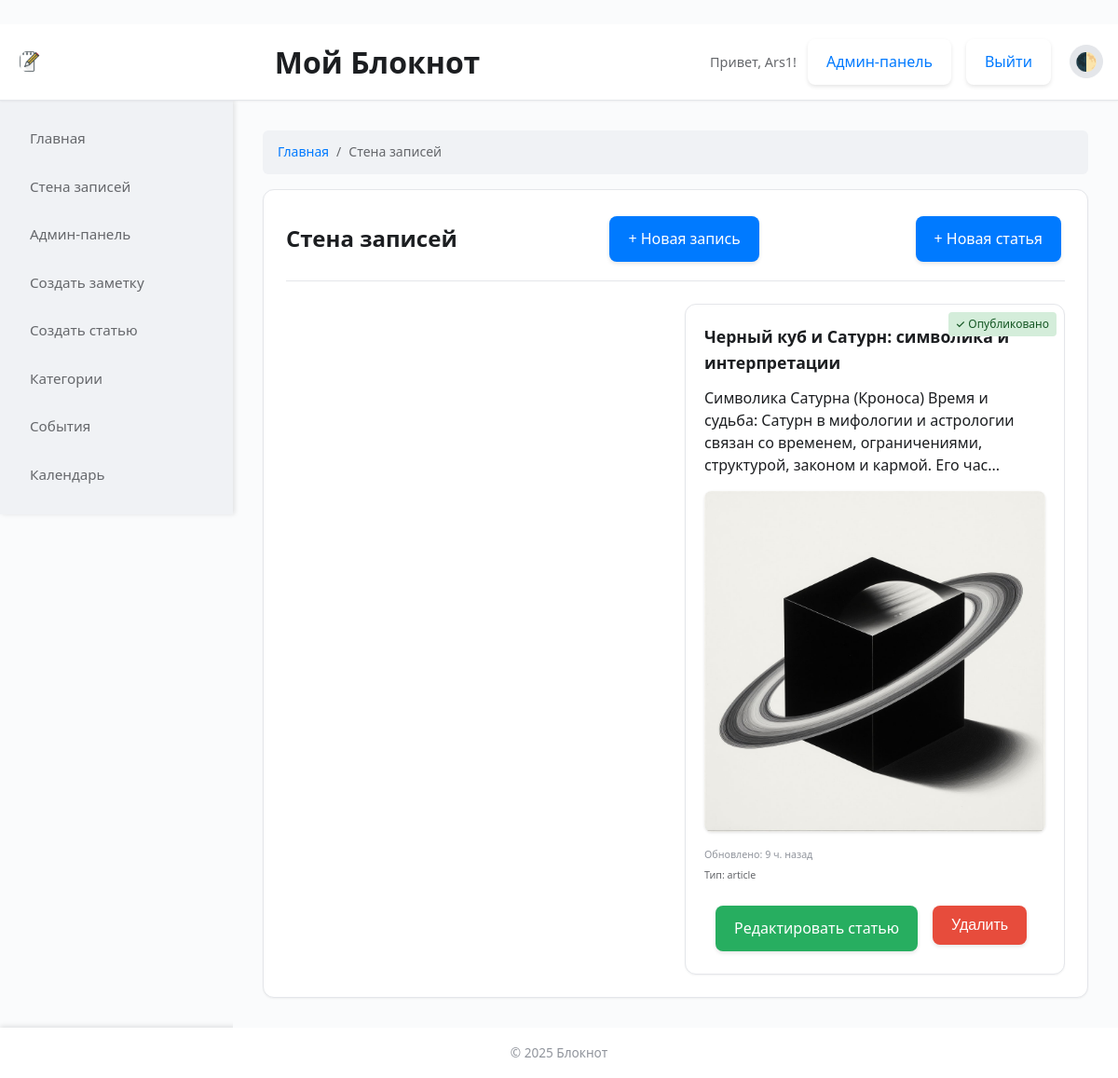
Page /wall (signed in) on the committed database.
### models.py (models this page shows, shortened)
class User(UserMixin, db.Model):
    id = db.Column(db.Integer, primary_key=True)
    username = db.Column(db.String(80), unique=True, nullable=False)
    password_hash = db.Column(db.String(120), nullable=False)
    is_admin = db.Column(db.Boolean, default=False) # По умолчанию False

class Note(db.Model):
    id = db.Column(db.Integer, primary_key=True)
    title = db.Column(db.String(200), nullable=True)
    content = db.Column(db.Text, nullable=True)
    full_content = db.Column(db.Text, nullable=True) # Полный HTML-контент статьи
    image_filename = db.Column(db.String(200), nullable=True)
    created_at = db.Column(db.DateTime, default=datetime.utcnow)
    updated_at = db.Column(db.DateTime, default=datetime.utcnow, onupdate=datetime.utcnow)
    note_type = db.Column(db.String(20), default='note') # 'note', 'list', 'image_note', 'article'
    tags = db.Column(db.String(500), nullable=True)
    background_color = db.Column(db.String(20), default='white')
    summary = db.Column(db.Text, nullable=True) # Краткое описание статьи
    preview_image = db.Column(db.String(200), nullable=True) # Изображение превью статьи
    category_ids = db.Column(db.String(200), nullable=True)
    is_published = db.Column(db.Boolean, default=False) # По умолчанию False
    user_id = db.Column(db.Integer, db.ForeignKey('user.id'), nullable=False)
    user = db.relationship('User', backref=db.backref('notes', lazy=True))

### app.py (the view, shortened to what this page needs)
@app.route('/wall')
def wall():
    page = request.args.get('page', 1, type=int)
    if current_user.is_authenticated and current_user.is_admin:
        query = Note.query.order_by(Note.updated_at.desc())
    else:
        query = Note.query.filter_by(is_published=True).order_by(Note.updated_at.desc())
    category_id = request.args.get('category', type=int)
    tag_filter = request.args.get('tag', '')
    type_filter = request.args.get('type', '')
    search_query = request.args.get('search', '')
    if category_id:
        query = query.filter(Note.category_ids.contains(str(category_id)))
    if tag_filter:
        query = query.filter(Note.tags.contains(tag_filter))
    if type_filter:
        query = query.filter(Note.note_type == type_filter)
    per_page = 10
    pagination_wall = query.paginate(page=page, per_page=per_page, error_out=False)
    all_notes = pagination_wall.items
    categories = Category.query.all()
    all_tags = set()
    for note in all_notes:
        if note.tags:
            all_tags.update(tag.strip() for tag in note.tags.split(','))
    return render_template('wall.html', notes=all_notes, categories=categories, all_tags=all_tags, is_admin=current_user.is_authenticated and current_user.is_admin, pagination=pagination_wall)

### app.py (called while the page is built)
@login_manager.user_loader
def load_user(user_id):
    return User.query.get(int(user_id))

@app.template_filter('time_ago')
def time_ago_filter(dt):
    if not dt:
        return "Неизвестно"
    now = datetime.utcnow()
    diff = now - dt
    if diff.days > 0:
        return f"{diff.days} дн. назад"
    elif diff.seconds >= 3600:
        hours = diff.seconds // 3600
        return f"{hours} ч. назад"
    elif diff.seconds >= 60:
        minutes = diff.seconds // 60
        return f"{minutes} мин. назад"
    else:
        return "Только что"

### templates/wall.html (shortened to what this page needs)
{% extends "base.html" %}
{% block sidebar %}
    {% include 'sidebar.html' %}
{% endblock %}
{% block breadcrumbs %}
<nav aria-label="breadcrumb">
    <ol class="breadcrumb">
        <li class="breadcrumb-item"><a href="{{ url_for('index') }}">Главная</a></li>
        <li class="breadcrumb-item active" aria-current="page">Стена записей</li>
    </ol>
</nav>
{% endblock %}
{% block content %}
<div class="content-card">
    <div class="card-header">
        <h2>Стена записей</h2>
        {% if is_admin %}
            <a href="{{ url_for('create_note') }}" class="btn btn-primary">+ Новая запись</a>
            <a href="{{ url_for('create_article') }}" class="btn btn-primary">+ Новая статья</a>
        {% endif %}
    </div>
    {% if notes %}
        <div class="notes-list">
        {% for note in notes %}
            <a href="
                {% if note.note_type == 'article' %}
                    {{ url_for('read_article', id=note.id) }}
                {% else %}
                    {{ url_for('view_note', id=note.id) if is_admin else '#' }}
                {% endif %}
            " class="note-card-link" {% if note.note_type != 'article' and not is_admin %}onclick="return false;" style="pointer-events: none; text-decoration: none; color: inherit;" {% endif %}>
                <div class="note-card" style="background-color: {{ note.background_color or 'white' }};">
                    {% if note.is_published %}
                        <span class="published-indicator">✓ Опубликовано</span>
                    {% else %}
                        <span class="unpublished-indicator">○ Не опубликовано</span>
                    {% endif %}
                    {% if note.title %}
                        <h3>{{ note.title }}</h3>
                    {% endif %}
                    {% if note.note_type == 'article' %}
                        {% if note.summary %}
                            <p class="article-summary">{{ note.summary[:150] }}{% if note.summary|length > 150 %}...{% endif %}</p>
                        {% elif note.full_content %}
                            <p class="article-preview">{{ note.full_content|striptags|truncate(150, True) }}</p>
                        {% endif %}
                        {% if note.preview_image %}
                            <div class="article-preview-image">
                                <img src="{{ url_for('static', filename='uploads/' + note.preview_image) }}" alt="Превью статьи" style="max-width: 100%;">
                            </div>
                        {% endif %}
                    {% endif %}
                    <p class="note-date"><small>Обновлено: {{ note.updated_at | time_ago }}</small></p>
                    <p class="note-type"><small>Тип: {{ note.note_type }}</small></p>
                    {% if is_admin %}
                        <div class="note-actions">
                            {% if note.note_type == 'article' %}
                                <a href="{{ url_for('edit_article', id=note.id) }}" class="btn btn-edit">Редактировать статью</a>
                            {% else %}
                                <a href="{{ url_for('edit_note', id=note.id) }}" class="btn btn-edit">Редактировать</a>
                            {% endif %}
                            <form action="{{ url_for('delete_note', id=note.id) }}" method="POST" style="display:inline;">
                                <button type="submit" class="btn btn-delete" onclick="return confirm('Удалить запись?')">Удалить</button>
                            </form>
                        </div>
                    {% endif %}
                </div>
            </a>
        {% endfor %}
        </div>
    {% else %}
        <p>Записей не найдено.</p>
    {% endif %}
</div>
{% endblock %}

### templates/base.html (shortened to what this page needs)
<!DOCTYPE html>
<html lang="ru">
<head>
    <link rel="stylesheet" href="{{ url_for('static', filename='css/style.css') }}">
    <link rel="stylesheet" href="{{ url_for('static', filename='izitoast/iziToast.min.css') }}">
</head>
<body>
    <header class="app-header">
        <div class="app-header-content">
            <img src="{{ url_for('static', filename='icons/note-1.png') }}" alt="Логотип" class="app-logo">
            <h1>Мой Блокнот</h1>
            <div class="auth-info">
                {% if current_user.is_authenticated %}
                    <span>Привет, {{ current_user.username }}!</span>
                    {% if current_user.is_admin %}
                        <a href="{{ url_for('admin_index') }}" class="btn btn-auth btn-auth-secondary">Админ-панель</a>
                    {% endif %}
                    <a href="{{ url_for('logout') }}" class="btn btn-auth btn-auth-secondary">Выйти</a>
                {% else %}
                    <a href="{{ url_for('login') }}" class="btn btn-auth btn-auth-secondary">Войти</a>
                    <a href="{{ url_for('register') }}" class="btn btn-auth btn-auth-primary">Регистрация</a>
                {% endif %}
                <button class="theme-toggle-btn" onclick="toggleTheme()" aria-label="Переключить тему">🌓</button>
            </div>
        </div>
    </header>
    <div class="app-container">
        {% block sidebar %}{% endblock %}
        <main class="app-main">
            {% block breadcrumbs %}{% endblock %}
            {% block content %}{% endblock %}
        </main>
    </div>
    <footer class="app-footer">
        <p>&copy; 2025 Блокнот</p>
    </footer>
</body>
</html>

### rows in the picture
User: username "Ars1"
Note: is_published "✓ Опубликовано", title "Черный куб и Сатурн: символика и интерпретации", summary "Символика Сатурна (Кроноса) Время и судьба: Сатурн в мифологии и астрологии связан со временем, ограничениями, структурой, законом и кармой. Его час", preview_image (picture), updated_at "9 ч. назад", note_type "article"
